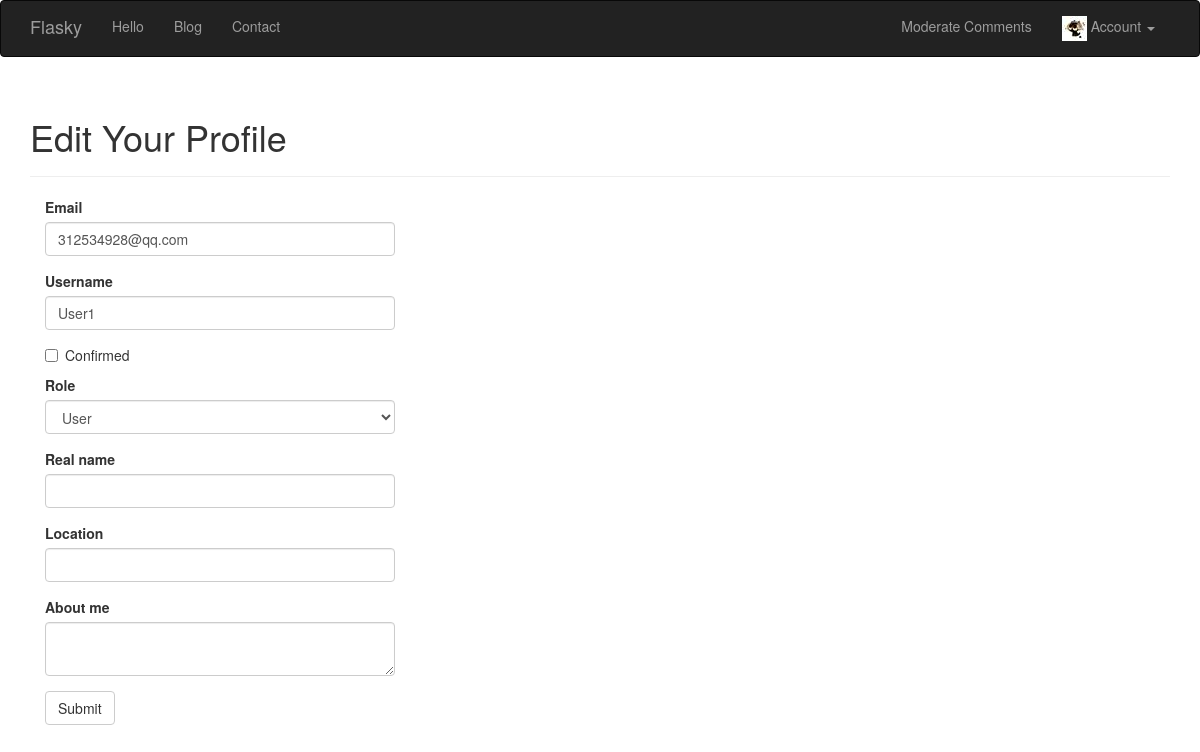
/edit-profile/3 (signed in), run on the app's committed database.
### app/models.py (models this page shows, shortened)
class User(UserMixin, db.Model):
    __tablename__ = 'users'
    id = db.Column(db.Integer, primary_key=True)
    email = db.Column(db.String(64), unique=True, index=True)
    username = db.Column(db.String(64), unique=True, index=True)
    role_id = db.Column(db.Integer, db.ForeignKey('roles.id'))
    password_hash = db.Column(db.String(128))
    confirmed = db.Column(db.BOOLEAN, default=False)
    followed = db.relationship('Follow',
                               foreign_keys=[Follow.follower_id],
                               backref=db.backref('follower', lazy='joined'),
                               lazy='dynamic',
                               cascade='all,delete-orphan')
    followers = db.relationship('Follow',
                                foreign_keys=[Follow.followed_id],
                                backref=db.backref('followed', lazy='joined'),
                                lazy='dynamic',
                                cascade='all, delete-orphan')
    comments = db.relationship('Comment', backref='author', lazy='dynamic')
    name = db.Column(db.String(64))
    location = db.Column(db.String(64))
    about_me = db.Column(db.Text())
    Ico = db.Column(db.Integer, default='2')
    member_since = db.Column(db.DateTime(), default=datetime.utcnow)  # 注册时间，db.Column()参数可以接受函数为参数
    last_seen = db.Column(db.DateTime, default=datetime.utcnow)  # 最后登录时间
    posts = db.relationship('Post', backref='author', lazy='dynamic')
    @property
    def password(self):
        raise AttributeError('Password is not a readable attribute')
    def can(self, permissions):
        return self.role.permissions is not None and (self.role.permissions & permissions) == permissions
    def ping(self):
        self.last_seen = datetime.utcnow()
        db.session.add(self)
    def IDIco(self, size='big'):
        if self.Ico is not None:
            if size == "mid":
                url = '../static/avatar/' + str(self.Ico) + '_mid.jpg'
            elif size == "li":
                url = '../static/avatar/' + str(self.Ico) + '_li.jpg'
            else:
                url = '../static/avatar/' + str(self.Ico) + '.jpg'
            return url

### app/main/views.py (the view, shortened to what this page needs)
@main.route('/edit-profile/<int:id>', methods=['GET', 'POST'])
@login_required
@admin_required
def edit_profile_admin(id):
    user = User.query.get_or_404(id)
    form = EditProfileAdminForm(user=user)
    form.email.data = user.email
    form.username.data = user.username
    form.confirmed.data = user.confirmed
    form.role.data = user.role_id
    form.name.data = user.name
    form.location.data = user.location
    form.about_me.data = user.about_me
    return render_template('edit_profile.html', form=form, user=user)

### app/main/forms.py (shortened to what this page needs)
class EditProfileAdminForm(Form):
    email = StringField('Email', validators=[Required(), Length(1, 64),
                                             Email()])
    username = StringField('Username', validators=[
        Required(), Length(1, 64), Regexp('^[A-Za-z][A-Za-z0-9_.]*$', 0,
                                          'Usernames must have only letters, numbers, dots or underscores')])
    confirmed = BooleanField('Confirmed')
    role = SelectField('Role', coerce=int)
    name = StringField('Real name', validators=[Length(0, 64)])
    location = StringField('Location', validators=[Length(0, 64)])
    about_me = TextAreaField('About me')
    submit = SubmitField('Submit')
    def __init__(self, user, *args, **kwargs):
        super(EditProfileAdminForm, self).__init__(*args, **kwargs)
        self.role.choices = [(role.id, role.name) for role in Role.query.order_by(Role.name).all()]
        self.user = user

### app/auth/views.py (called while the page is built)
@auth.before_app_request
def before_request():
    if current_user.is_authenticated:
        current_user.ping()

### app/main/__init__.py (called while the page is built)
@main.app_context_processor
def inject_permissions():
    return dict(Permission=Permission)

### app/models.py (called while the page is built)
@login_manager.user_loader
def load_user(user_id):
    return User.query.get(int(user_id))

### app/templates/edit_profile.html (shortened to what this page needs)
{% extends "base.html" %}
{% import "bootstrap/wtf.html" as wtf %}
{% block page_content %}
<div class="page-header">
    <h1>Edit Your Profile</h1>
</div>
<div class="col-md-4">
    {{ wtf.quick_form(form) }}
</div>
{% endblock %}

### data on the page
User: email "312534928@qq.com", username "User1", role "User"
